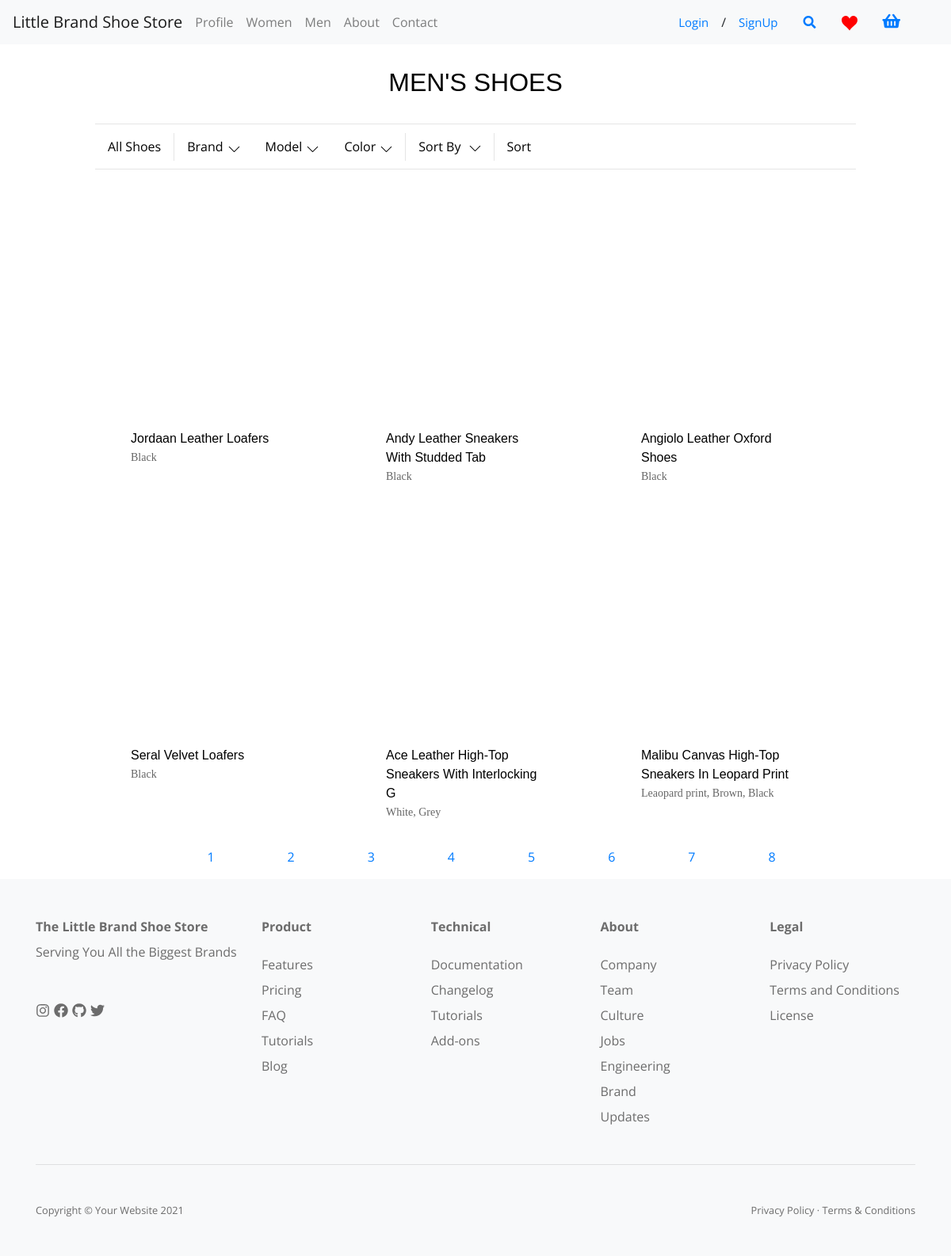
Screenshot of /static/templates/index.php?page=men&pageno=3 with the database file from the repository.
### tables this page shows
CREATE TABLE `all_inventory` (
  `Product_ID` int(11) NOT NULL,
  `Product_Old_ID` int(11) NOT NULL,
  `Brand_ID` int(11) NOT NULL,
  `Product_Name` varchar(100) NOT NULL,
  `Product_Description` mediumtext NOT NULL,
  `Product_Color` varchar(50) NOT NULL,
  `Product_Img` mediumtext NOT NULL,
  `Product_Price` decimal(10,0) NOT NULL,
  `Product_Size` int(11) NOT NULL,
  `shoe_type` varchar(20) NOT NULL,
  `made_in` varchar(20) NOT NULL,
  `Heel_Height` varchar(10) NOT NULL,
  `Gender` varchar(10) NOT NULL
);

### static/templates/men.php (the view, shortened to what this page needs)
<!DOCTYPE html>
<html lang="en">
    <head>
        <link rel="stylesheet" href="../styles/mainPages.css">
    </head>
    <body>
        <div class="productPageContainer">
            <h1 class="pageTitleHeader" style="">
                <span class="headerSpan">Men's Shoes</span>
            </h1>
            <div class="div1">
                <form method="post">
                    <div class="div2">
                        <div class="dropdown">
                            <button class="dropbtn filterBtn">All Shoes</button>
                        </div>
                        <div class="dropdown" id="brandDropdown">
                            <button class="dropbtn filterBtn">Brand
                                <span class="span1">
                                    <span aria-hidden="true" class="span2" color="black">
                                        <svg viewBox="0 0 129 129">
                                            <path d="M121.3 34.6c-1.6-1.6-4.2-1.6-5.8 0l-51 51.1-51.1-51.1c-1.6-1.6-4.2-1.6-5.8 0-1.6 1.6-1.6 4.2 0 5.8l53.9 53.9c.8.8 1.8 1.2 2.9 1.2 1 0 2.1-.4 2.9-1.2l53.9-53.9c1.7-1.6 1.7-4.2.1-5.8z"></path>
                                        </svg>
                                    </span>
                                </span>
                            </button>
                        </div>
                        <div class="dropdown" id="modelDropdown">
                            <button class="dropbtn filterBtn">Model
                                <span class="span1">
                                    <span aria-hidden="true" class="span2" color="black">
                                        <svg viewBox="0 0 129 129">
                                            <path d="M121.3 34.6c-1.6-1.6-4.2-1.6-5.8 0l-51 51.1-51.1-51.1c-1.6-1.6-4.2-1.6-5.8 0-1.6 1.6-1.6 4.2 0 5.8l53.9 53.9c.8.8 1.8 1.2 2.9 1.2 1 0 2.1-.4 2.9-1.2l53.9-53.9c1.7-1.6 1.7-4.2.1-5.8z"></path>
                                        </svg>
                                    </span>
                                </span>
                            </button>
                        </div>
                        <div class="dropdown" id="colorDropdown">
                            <button class="dropbtn filterBtn">Color
                                <span class="span1">
                                    <span aria-hidden="true" class="span2" color="black">
                                        <svg viewBox="0 0 129 129">
                                            <path d="M121.3 34.6c-1.6-1.6-4.2-1.6-5.8 0l-51 51.1-51.1-51.1c-1.6-1.6-4.2-1.6-5.8 0-1.6 1.6-1.6 4.2 0 5.8l53.9 53.9c.8.8 1.8 1.2 2.9 1.2 1 0 2.1-.4 2.9-1.2l53.9-53.9c1.7-1.6 1.7-4.2.1-5.8z"></path>
                                        </svg>
                                    </span>
                                </span>
                            </button>
                        </div>
                        <div class="dropdown">
                            <button class="dropbtn">Sort By
                                <span class="span1">
                                    <span aria-hidden="true" class="span2" color="black">
                                        <svg viewBox="0 0 129 129">
                                            <path d="M121.3 34.6c-1.6-1.6-4.2-1.6-5.8 0l-51 51.1-51.1-51.1c-1.6-1.6-4.2-1.6-5.8 0-1.6 1.6-1.6 4.2 0 5.8l53.9 53.9c.8.8 1.8 1.2 2.9 1.2 1 0 2.1-.4 2.9-1.2l53.9-53.9c1.7-1.6 1.7-4.2.1-5.8z"></path>
                                        </svg>
                                    </span>
                                </span>
                            </button>
                        </div>
                        <div class="dropdown">
                            <input class="dropbtn filterBtn" type="submit" name="submit" value="Sort"/>
                        </div>
                    </div>
                </form>
            </div>
            <?php
                $offset = 0;
                $page_result = 6;
                if($_GET['pageno'])
                {
                    $page_value = $_GET['pageno'];
                    if($page_value > 1)
                    {
                        $offset = ($page_value - 1) * $page_result;
                    }
                }
                if(isset($_POST['submit'])){
                    if(!empty($_POST['model'])){
                        $allSelectedModels = implode("', '", (array)$_POST['model']);
                        $sqlQuery = "SELECT * FROM all_inventory WHERE Gender LIKE 'men' AND Shoe_Type IN('$allSelectedModels') LIMIT $offset, $page_result";
                        displayProducts($dataconnection, $sqlQuery);
                    }
                    elseif(!empty($_POST['color'])){
                        $colorQList=array();
                        foreach((array)$_POST['color'] as $checked){
                            $colorQList[] = "Product_Color LIKE '%".$checked."%'";
                        }
                        $sqlQuery = "SELECT * FROM all_inventory WHERE Gender LIKE 'men' AND ".implode(' OR ', $colorQList) ;
                        displayProducts($dataconnection, $sqlQuery);
                    }
                    elseif(!empty($_POST['brand'])){
                        $allSelectedBrands = implode(", ", (array)$_POST['brand']);
                        $sqlQuery = "SELECT * FROM all_inventory WHERE Gender LIKE 'men' AND Brand_ID IN('$allSelectedBrands') LIMIT $offset, $page_result";
                        displayProducts($dataconnection, $sqlQuery);
                    }
                    elseif(!empty($_POST['filter'])){
                        foreach($_POST['filter'] as $chosenFilter){
                            $filterBy = $chosenFilter;
                        }
                        switch($filterBy){
                            case 'AZ':
                                $sqlQuery = "SELECT * FROM all_inventory WHERE Gender LIKE 'men' ORDER BY Product_Name ASC LIMIT $offset, $page_result";
                                displayProducts($dataconnection, $sqlQuery);
                            break;
                            case 'ZA':
                                $sqlQuery = "SELECT * FROM all_inventory WHERE Gender LIKE 'men' ORDER BY Product_Name DESC LIMIT $offset, $page_result";
                                displayProducts($dataconnection, $sqlQuery);
                            break;
                            case 'PA':
                                $sqlQuery = "SELECT * FROM all_inventory WHERE Gender LIKE 'men' ORDER BY Product_Price ASC LIMIT $offset, $page_result";
                                displayProducts($dataconnection, $sqlQuery);
                            break;
                            case 'PD':
                                $sqlQuery = "SELECT * FROM all_inventory WHERE Gender LIKE 'men' ORDER BY Product_Price DESC LIMIT $offset, $page_result";
                                displayProducts($dataconnection, $sqlQuery);
                            break;
                        }
                    }
                    else{
                        $sqlQuery = "SELECT * FROM all_inventory WHERE Gender LIKE 'men' LIMIT $offset, $page_result";
                        displayProducts($dataconnection, $sqlQuery);
                    }
                }
                else{
                    $sqlQuery = "SELECT * FROM all_inventory WHERE Gender LIKE 'men' LIMIT $offset, $page_result";
                    displayProducts($dataconnection, $sqlQuery);
                }
                $pagecount = 50;
                $num = $pagecount / $page_result ;
                $pageLinks = '<div class="paging" style=" margin-left: auto; margin-right: auto; width: 80%; text-align: center">';
                $pageLinks .= '<ul class="paging-ul" style="list-style-type: none;">';
                for($i = 1 ; $i <= $num ; $i++)
                {
                     $pageLinks .= '<li style="display: inline; margin: 5%;"><a href="index.php?page=men&pageno='.$i.'">'.$i.'</a></li>';
                }
                $pageLinks .= '</ul>';
                $pageLinks .= '</div>';
                echo $pageLinks;
                function displayProducts($dataconnection, $sqlQuery){
                    $result = mysqli_query($dataconnection, $sqlQuery);
                    $menDivHTML = '<ul class="productUl" style="width:80%; margin-left:auto; margin-right:auto;">';
                    while($fetch = mysqli_fetch_array($result)){
                        $menDivHTML .='<li class="productLi" data-object-id="prd-123">';
                        $menDivHTML .='    <div class="productDiv2">';
                        $menDivHTML.='        <a class="productA" href="index.php?page=store&inventory=all&item='.$fetch['Product_ID'].'&brandid='.$fetch['Brand_ID'].'">';
                        $menDivHTML .='            <div class="productDiv3">';
                        $menDivHTML .='                 <div class="productDiv4">';
                        $menDivHTML .='                     <img class="productImg" src="'.$fetch['Product_Img'].'" alt="" />';
                        $menDivHTML.='                  </div>';
                        $menDivHTML .='             </div>';
                        $menDivHTML .='             <div class="productDiv5">';
                        $menDivHTML .='                 <span class="productSpan1">';
                        $menDivHTML .='                     <span class="">'.$fetch['Product_Name'].'</span>';
                        $menDivHTML .='                 </span>';
                        $menDivHTML .='                 <p class="productP">'.$fetch['Product_Color'].'</p> ';
                        $menDivHTML .='              </div>';
                        $menDivHTML .='         </a>';
                        $menDivHTML .='     </div>';
                        $menDivHTML .=' </li>';
                    }
                    $menDivHTML .= '</ul>';
                    $menDivHTML .= '</div>';
                    echo $menDivHTML;
                }
            ?>
    </body>
</html>

### static/styles/styles.css (style rules this page uses)
body { font-family: "Open Sans", sans-serif; }

### static/styles/mainPages.css (style rules this page uses)
div.paging { margin-left: auto; margin-right: auto; width: 80%; }
.div1 { border-top: 0.0625rem solid #e5e5e5; border-bottom: 0.0625rem solid #e5e5e5; min-height: 3.1875rem; display: flex; align-items: center; justify-content: space-between; margin-top: 2.5%; margin-right: 10%; margin-left: 10%; }
.div2 { display: flex; min-height: 3.125rem; }
.filterBtn { padding: 0 0.625rem; font-size: 0.9375rem; display: flex; min-height: 3.4375rem; box-sizing: border-box; align-items: center; overflow: visible; position: relative; height:100%; }
.span1 { text-align: left; min-height: 1.1875rem; cursor: pointer; margin-left: 0.375rem; height: 0.9375rem; padding-top: 0.1875rem; cursor: inherit; display: inline-flex; font-size: 0.75rem; }
.span2 { width: 0.9375rem; height: 0.9375rem; }
.headerSpan { word-break: normal; color: black; font-size: 2rem; box-sizing: border-box; line-height: 2.6875rem; font-family: "Century Gothic Std", Arial, sans-serif; font-weight: 400; margin: 0; width: 100%; text-transform: uppercase; }
.dropbtn { padding: 16px; font-size: 16px; border: none; cursor: pointer; background-color: white; }
.dropdown { position: relative; display: inline-block; }
.productUl { flex-wrap: wrap; justify-content: space-between; display: flex; margin-bottom: -2rem; margin: 0; padding: 0; list-style-type: disc; margin-block-start: 1em; margin-block-end: 1em; margin-inline-start: 0px; margin-inline-end: 0px; padding-inline-start: 40px; font-family: 'Century Gothic Std', Arial, sans-serif; }
.productLi { width: 30%; display: flex; list-style-type: none; }
.productDiv2 { width: 100%; position: relative; align-items: flex-start; flex-direction: column; display: block; }
.productA { display: flex; flex-direction: column; border: none; background-color: transparent; cursor: pointer; font-size: inherit; font: inherit; color: inherit; text-decoration: none; padding: 0; }
.productDiv3 { display: block; cursor: pointer; font-size: inherit; font: inherit; color: inherit; width:100%; }
.productDiv4 { display:table; position:relative; width:100%; padding-bottom:108.043%; overflow: hidden; }
.productDiv5 { text-decoration:none; margin-top: 0.875rem; margin-left: 0.3125rem; width: 70%; display: flex; flex-direction: column; box-sizing: border-box; text-decoration: none; }
.productSpan1 { color:black; width: 100%; line-height: 1.5rem; display: block; }
.productP { font-family: Poppins-Regular; font-size: 14px; line-height: 1.7; color: #666666; }
.productPageContainer { margin-bottom: 2.5rem; margin: 1.25rem 0 0 0; width: auto; }
.pageTitleHeader { margin-top: 1.25rem; text-align:center; }

### rows the page displays
all_inventory: Product_Name "Jordaan Leather Loafers", Product_Color "Black"
all_inventory: Product_Name "Andy Leather Sneakers With Studded Tab", Product_Color "Black"
all_inventory: Product_Name "Angiolo Leather Oxford Shoes", Product_Color "Black"
all_inventory: Product_Name "Seral Velvet Loafers", Product_Color "Black"
all_inventory: Product_Name "Ace Leather High-Top Sneakers With Interlocking G", Product_Color "White, Grey"
all_inventory: Product_Name "Malibu Canvas High-Top Sneakers In Leopard Print", Product_Color "Leaopard print, Brown, Black"
